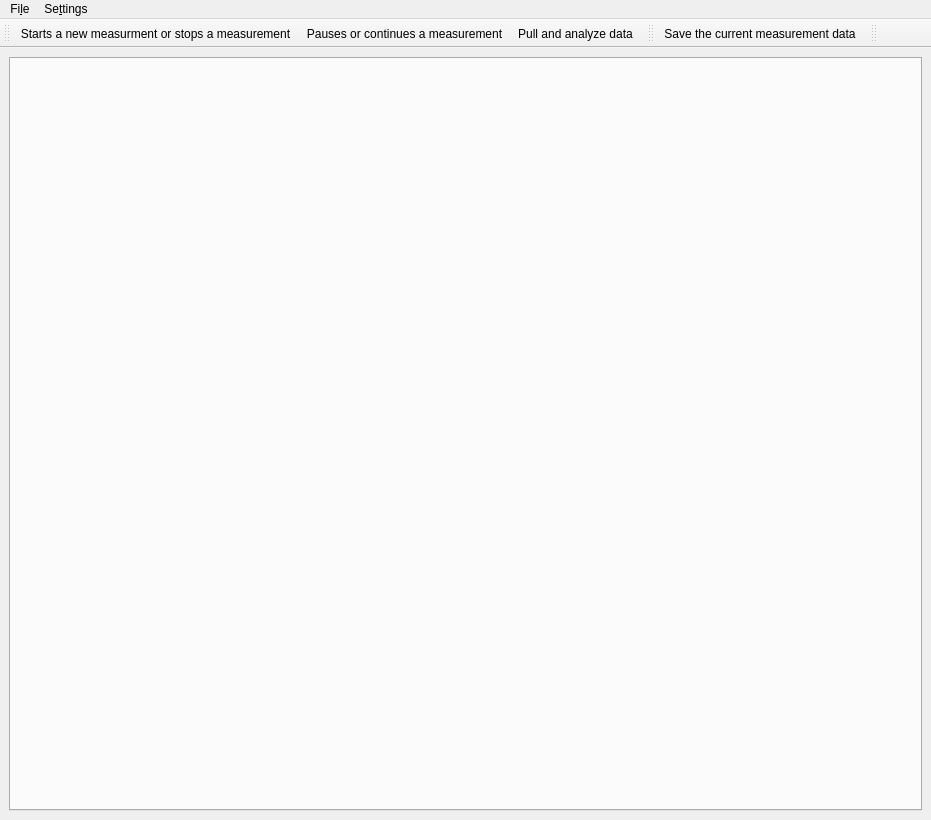
<?xml version="1.0" encoding="UTF-8"?>
<ui version="4.0">
 <class>MainWindow</class>
 <widget class="QMainWindow" name="MainWindow">
  <property name="geometry">
   <rect>
    <x>0</x>
    <y>0</y>
    <width>931</width>
    <height>820</height>
   </rect>
  </property>
  <property name="minimumSize">
   <size>
    <width>40</width>
    <height>0</height>
   </size>
  </property>
  <property name="windowTitle">
   <string>CO2: Structure Analysis</string>
  </property>
  <property name="layoutDirection">
   <enum>Qt::LeftToRight</enum>
  </property>
  <widget class="QWidget" name="centralwidget">
   <layout class="QGridLayout" name="gridLayout">
    <item row="0" column="0">
     <widget class="QTabWidget" name="tabWidget">
      <property name="styleSheet">
       <string notr="true">QTabWidget::tab:disabled { width: 0; height: 0; margin: 0; padding: 0; border: none; }</string>
      </property>
      <property name="currentIndex">
       <number>-1</number>
      </property>
     </widget>
    </item>
   </layout>
  </widget>
  <widget class="QMenuBar" name="menubar">
   <property name="geometry">
    <rect>
     <x>0</x>
     <y>0</y>
     <width>931</width>
     <height>21</height>
    </rect>
   </property>
   <widget class="QMenu" name="menuFile">
    <property name="title">
     <string>Fi&amp;le</string>
    </property>
    <addaction name="actionSave"/>
    <addaction name="actionClose"/>
   </widget>
   <widget class="QMenu" name="menuSettings">
    <property name="title">
     <string>Se&amp;ttings</string>
    </property>
    <addaction name="action_Predefined_Methods_Config"/>
    <addaction name="separator"/>
    <addaction name="action_Settings_Analysis"/>
    <addaction name="action_FitSettings"/>
    <addaction name="action_Settings_Generator"/>
   </widget>
   <addaction name="menuFile"/>
   <addaction name="menuSettings"/>
  </widget>
  <widget class="QToolBar" name="analysis_ToolBar">
   <property name="windowTitle">
    <string>Measurement Control Toolbar</string>
   </property>
   <property name="layoutDirection">
    <enum>Qt::LeftToRight</enum>
   </property>
   <attribute name="toolBarArea">
    <enum>TopToolBarArea</enum>
   </attribute>
   <attribute name="toolBarBreak">
    <bool>false</bool>
   </attribute>
   <addaction name="action_run_stop"/>
   <addaction name="action_continue_pause"/>
   <addaction name="action_pull_data"/>
  </widget>
  <widget class="QToolBar" name="save_ToolBar">
   <property name="windowTitle">
    <string>Save Toolbar</string>
   </property>
   <attribute name="toolBarArea">
    <enum>TopToolBarArea</enum>
   </attribute>
   <attribute name="toolBarBreak">
    <bool>false</bool>
   </attribute>
   <addaction name="action_save"/>
  </widget>
  <widget class="QToolBar" name="control_ToolBar">
   <property name="windowTitle">
    <string>Pulser Control Toolbar</string>
   </property>
   <attribute name="toolBarArea">
    <enum>TopToolBarArea</enum>
   </attribute>
   <attribute name="toolBarBreak">
    <bool>false</bool>
   </attribute>
  </widget>
  <action name="action_Settings_Analysis">
   <property name="icon">
    <iconset>
     <normaloff>../../artwork/icons/oxygen/22x22/configure.png</normaloff>../../artwork/icons/oxygen/22x22/configure.png</iconset>
   </property>
   <property name="text">
    <string>Analysis Settings</string>
   </property>
  </action>
  <action name="actionSave">
   <property name="icon">
    <iconset>
     <normaloff>../../artwork/icons/oxygen/22x22/document-save.png</normaloff>../../artwork/icons/oxygen/22x22/document-save.png</iconset>
   </property>
   <property name="text">
    <string>&amp;Save</string>
   </property>
  </action>
  <action name="action_run_stop">
   <property name="checkable">
    <bool>true</bool>
   </property>
   <property name="icon">
    <iconset>
     <normaloff>../../artwork/icons/CO2Theme/22x22/start1D.png</normaloff>
     <normalon>../../artwork/icons/CO2Theme/22x22/stopFit.png</normalon>../../artwork/icons/CO2Theme/22x22/start1D.png</iconset>
   </property>
   <property name="text">
    <string>Starts a new measurment or stops a measurement</string>
   </property>
  </action>
  <action name="action_continue_pause">
   <property name="checkable">
    <bool>true</bool>
   </property>
   <property name="enabled">
    <bool>true</bool>
   </property>
   <property name="icon">
    <iconset>
     <normaloff>../../artwork/icons/CO2Theme/22x22/start2D.png</normaloff>
     <normalon>../../artwork/icons/CO2Theme/22x22/stopFit.png</normalon>../../artwork/icons/CO2Theme/22x22/start2D.png</iconset>
   </property>
   <property name="text">
    <string>Pauses or continues a measurement</string>
   </property>
   <property name="toolTip">
    <string>action_continue_pause</string>
   </property>
  </action>
  <action name="action_save">
   <property name="icon">
    <iconset>
     <normaloff>../../artwork/icons/oxygen/22x22/document-save.png</normaloff>../../artwork/icons/oxygen/22x22/document-save.png</iconset>
   </property>
   <property name="text">
    <string>Save the current measurement data</string>
   </property>
  </action>
  <action name="action_pull_data">
   <property name="enabled">
    <bool>true</bool>
   </property>
   <property name="icon">
    <iconset>
     <normaloff>../../artwork/icons/CO2Theme/22x22/optimize-position-poi.png</normaloff>../../artwork/icons/CO2Theme/22x22/optimize-position-poi.png</iconset>
   </property>
   <property name="text">
    <string>Pull and analyze data</string>
   </property>
  </action>
  <action name="actionClose">
   <property name="icon">
    <iconset>
     <normaloff>../../artwork/icons/oxygen/22x22/application-exit.png</normaloff>../../artwork/icons/oxygen/22x22/application-exit.png</iconset>
   </property>
   <property name="text">
    <string>&amp;Close</string>
   </property>
  </action>
  <action name="action_Predefined_Methods_Config">
   <property name="icon">
    <iconset>
     <normaloff>../../artwork/icons/oxygen/22x22/configure.png</normaloff>../../artwork/icons/oxygen/22x22/configure.png</iconset>
   </property>
   <property name="text">
    <string>Predefined Methods</string>
   </property>
  </action>
  <action name="action_FitSettings">
   <property name="icon">
    <iconset>
     <normaloff>../../artwork/icons/oxygen/22x22/configure.png</normaloff>../../artwork/icons/oxygen/22x22/configure.png</iconset>
   </property>
   <property name="text">
    <string>Fit Settings</string>
   </property>
   <property name="toolTip">
    <string>Customize fitting routines for pulsed measurements</string>
   </property>
  </action>
  <action name="action_Settings_Generator">
   <property name="icon">
    <iconset>
     <normaloff>../../artwork/icons/oxygen/22x22/configure.png</normaloff>../../artwork/icons/oxygen/22x22/configure.png</iconset>
   </property>
   <property name="text">
    <string>Pulse Generator Settings</string>
   </property>
  </action>
 </widget>
 <resources/>
 <connections>
  <connection>
   <sender>actionClose</sender>
   <signal>triggered()</signal>
   <receiver>MainWindow</receiver>
   <slot>close()</slot>
   <hints>
    <hint type="sourcelabel">
     <x>-1</x>
     <y>-1</y>
    </hint>
    <hint type="destinationlabel">
     <x>504</x>
     <y>541</y>
    </hint>
   </hints>
  </connection>
 </connections>
</ui>
